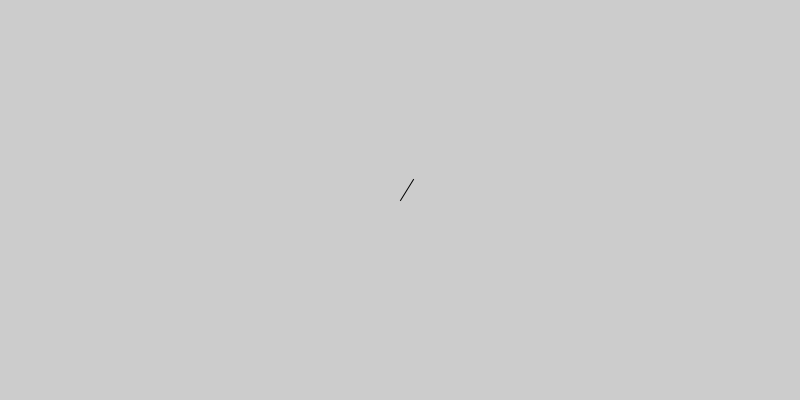
Frame 1 (no input)
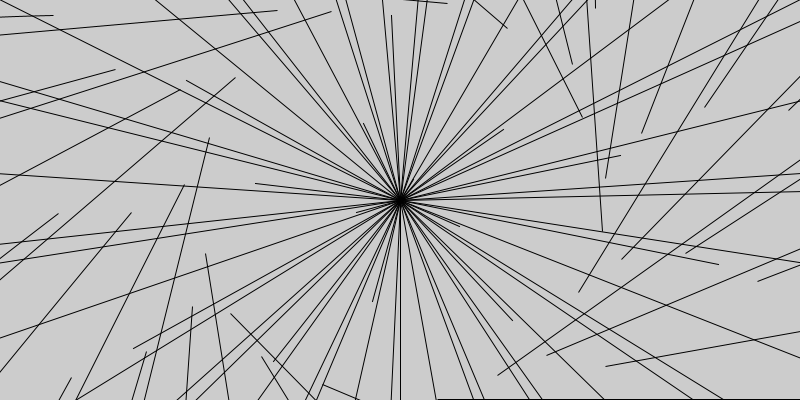
Frame 60 (the mouse pressed at the canvas centre just before this capture)
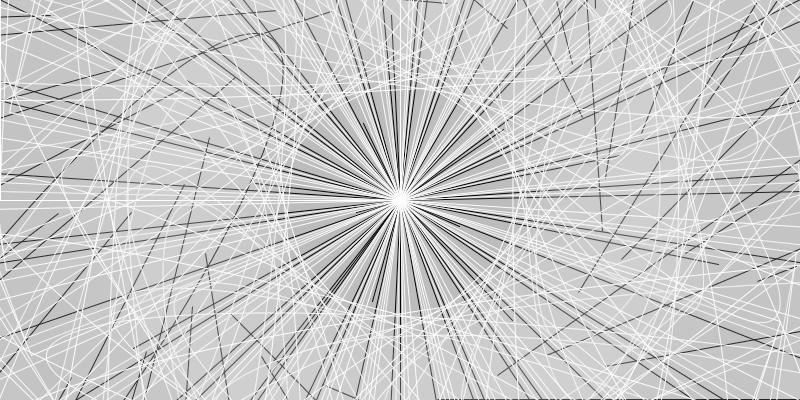
Frame 120 (the mouse held since frame 60 and released just before this capture)

The Processing sketch that drew these frames (run headless with seeded random() and noise(); from frame 60 on, the mouse is pressed at the canvas centre):

// Processing sketch: processing_177411
// ── processing_177411.pde

float w = 10;
float x = 5;

void setup () {
  size (800, 400);
}

void draw () {
  smooth();

  translate(400, 200);
  rotate(w);

  fill(250, 5);

  w = w-15;
  ellipse(400, 200, w, mouseY);

  fill(0, 1);
  x+=20;
  rect(0, 0, mouseX, x);
  
  if (mousePressed) {stroke(255);}
  else {stroke(0);}
}

void keyPressed () {
 
background(random(200),random(255));

}
